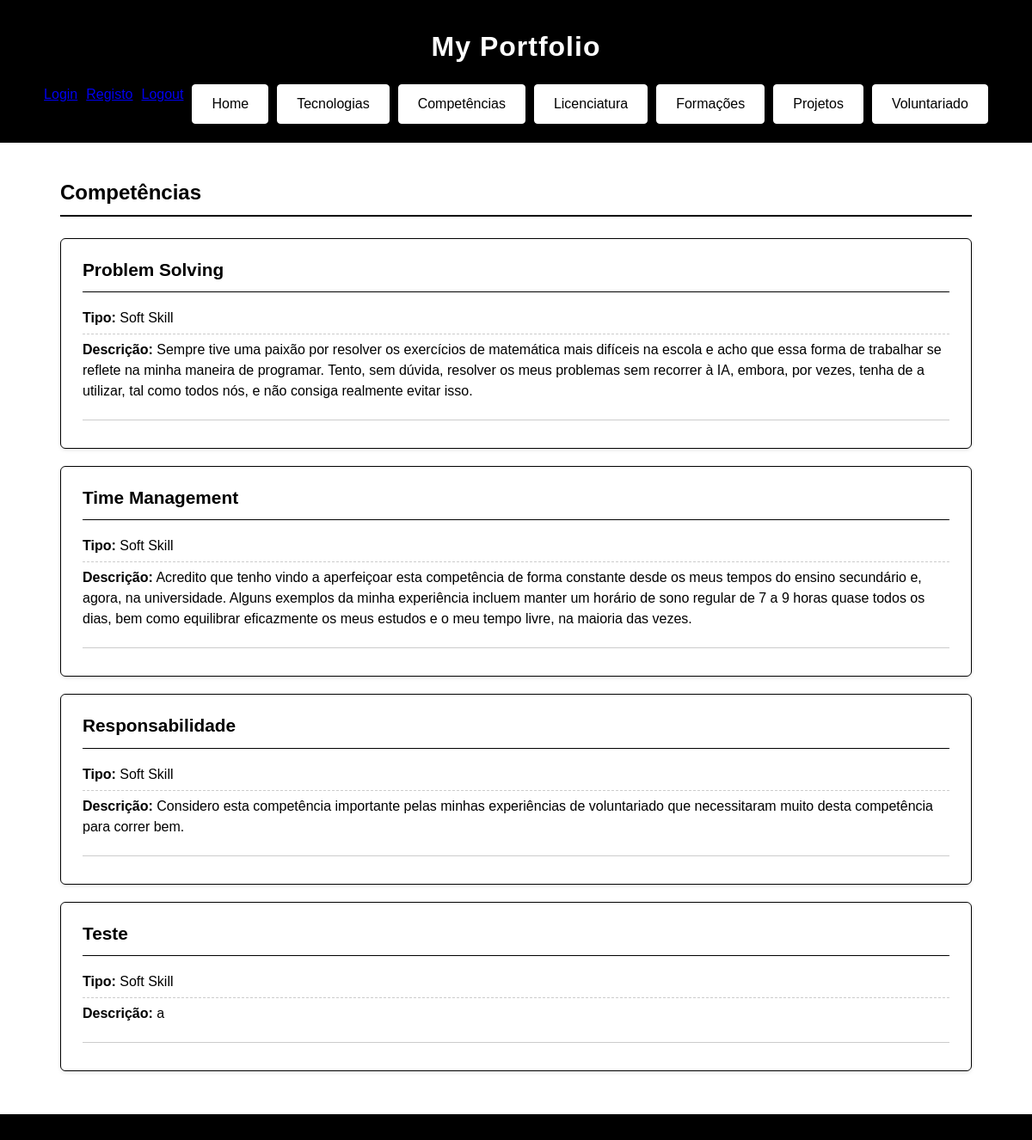
Page /competencias/ on the earlier database version.
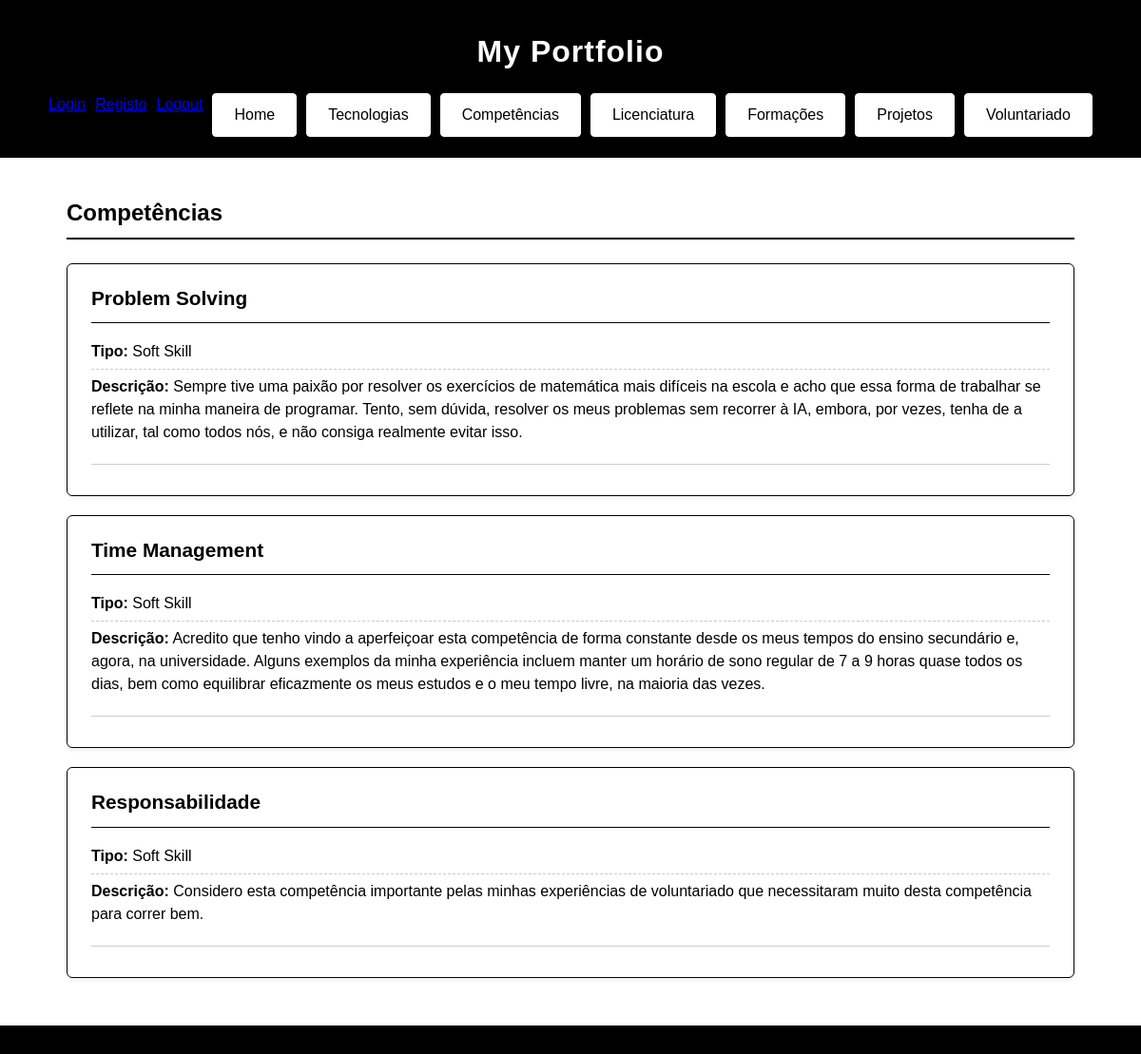
Same page on the later database version.
### portfolio/models.py (models this page shows, shortened)
class Competencia(models.Model):
    TIPO_CHOICES = [
        ('soft_skill', 'Soft Skill'),
        ('tecnologia', 'Tecnologia'),
        ('hard_skill', 'Hard Skill'),
    ]
    nome = models.CharField(max_length=100)
    tipo = models.CharField(max_length=20, choices=TIPO_CHOICES)
    descricao = models.TextField()

### portfolio/views.py (the view)
# urls.py: path('competencias/', views.competencias_view, name="competencias"),
def competencias_view(request):
    competencias = Competencia.objects.all()
    gestor = request.user.groups.filter(name='gestor-portfolio').exists()
    return render(request, 'portfolio/competencias.html', {
        'competencias': competencias,
        'gestor': gestor,
    })

### portfolio/templates/portfolio/competencias.html (shortened to what this page needs)
{% extends "portfolio/index.html" %}
{% block content %}
    <h2>Competências</h2>
    <section>
    {% for competencia in competencias %}
        <div class="item-card">
            <div class="item-card-header">
                <h3>{{ competencia.nome }}</h3>
            </div>
            <div class="item-card-body">
                <ul>
                    <li><strong>Tipo:</strong> {{ competencia.get_tipo_display }}</li>
                    <li><strong>Descrição:</strong> {{ competencia.descricao }}</li>
                </ul>
            </div>
            <div class="item-card-footer">
            </div>
        </div>
    {% endfor %}
    </section>
{% endblock %}

Differences in the rows shown:
removed Competencia: nome "Teste", tipo "Soft Skill", descricao "a"
